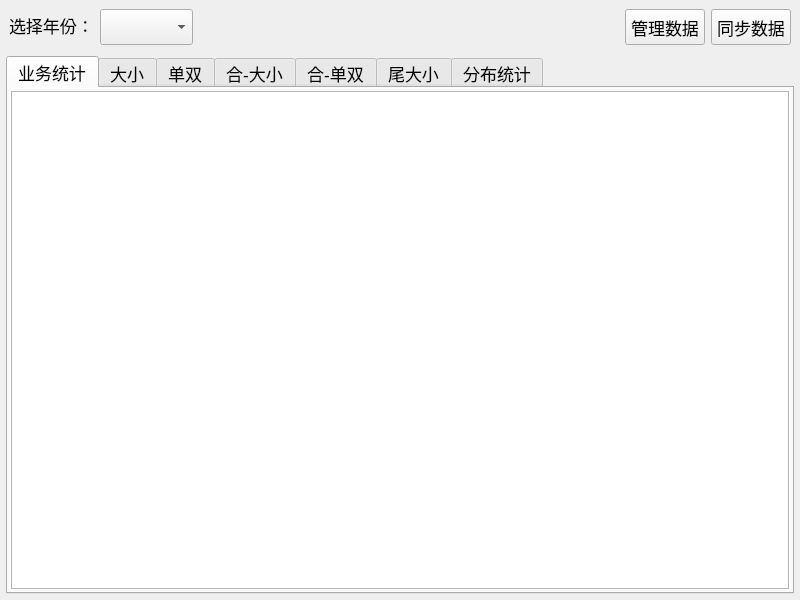
<?xml version="1.0" encoding="UTF-8"?>
<ui version="4.0">
 <class>MainWindow</class>
 <widget class="QWidget" name="MainWindow">
  <property name="geometry">
   <rect>
    <x>0</x>
    <y>0</y>
    <width>800</width>
    <height>600</height>
   </rect>
  </property>
  <property name="minimumSize">
   <size>
    <width>800</width>
    <height>600</height>
   </size>
  </property>
  <property name="windowTitle">
   <string>澳门六合彩-过三关v1.0</string>
  </property>
  <layout class="QVBoxLayout" name="verticalLayout">
   <property name="spacing">
    <number>0</number>
   </property>
   <property name="leftMargin">
    <number>0</number>
   </property>
   <property name="topMargin">
    <number>0</number>
   </property>
   <property name="rightMargin">
    <number>0</number>
   </property>
   <property name="bottomMargin">
    <number>0</number>
   </property>
   <item>
    <widget class="QWidget" name="widget" native="true">
     <property name="minimumSize">
      <size>
       <width>0</width>
       <height>50</height>
      </size>
     </property>
     <property name="maximumSize">
      <size>
       <width>16777215</width>
       <height>50</height>
      </size>
     </property>
     <property name="styleSheet">
      <string notr="true"/>
     </property>
     <layout class="QHBoxLayout" name="horizontalLayout">
      <item>
       <widget class="QLabel" name="label">
        <property name="font">
         <font>
          <pointsize>13</pointsize>
         </font>
        </property>
        <property name="text">
         <string>选择年份：</string>
        </property>
       </widget>
      </item>
      <item>
       <widget class="QComboBox" name="cbYear">
        <property name="minimumSize">
         <size>
          <width>0</width>
          <height>36</height>
         </size>
        </property>
        <property name="font">
         <font>
          <pointsize>13</pointsize>
         </font>
        </property>
       </widget>
      </item>
      <item>
       <spacer name="horizontalSpacer">
        <property name="orientation">
         <enum>Qt::Horizontal</enum>
        </property>
        <property name="sizeHint" stdset="0">
         <size>
          <width>40</width>
          <height>20</height>
         </size>
        </property>
       </spacer>
      </item>
      <item>
       <widget class="QPushButton" name="btnManageData">
        <property name="minimumSize">
         <size>
          <width>0</width>
          <height>36</height>
         </size>
        </property>
        <property name="font">
         <font>
          <pointsize>13</pointsize>
         </font>
        </property>
        <property name="text">
         <string>管理数据</string>
        </property>
       </widget>
      </item>
      <item>
       <widget class="QPushButton" name="btnSync">
        <property name="minimumSize">
         <size>
          <width>0</width>
          <height>36</height>
         </size>
        </property>
        <property name="font">
         <font>
          <pointsize>13</pointsize>
         </font>
        </property>
        <property name="text">
         <string>同步数据</string>
        </property>
       </widget>
      </item>
     </layout>
    </widget>
   </item>
   <item>
    <widget class="QWidget" name="widget_2" native="true">
     <property name="font">
      <font>
       <pointsize>13</pointsize>
      </font>
     </property>
     <property name="styleSheet">
      <string notr="true"/>
     </property>
     <layout class="QVBoxLayout" name="verticalLayout_2">
      <property name="spacing">
       <number>6</number>
      </property>
      <property name="leftMargin">
       <number>6</number>
      </property>
      <property name="topMargin">
       <number>6</number>
      </property>
      <property name="rightMargin">
       <number>6</number>
      </property>
      <property name="bottomMargin">
       <number>6</number>
      </property>
      <item>
       <widget class="QTabWidget" name="tabWidget">
        <property name="contextMenuPolicy">
         <enum>Qt::DefaultContextMenu</enum>
        </property>
        <property name="currentIndex">
         <number>0</number>
        </property>
        <widget class="QWidget" name="tab">
         <attribute name="title">
          <string>业务统计</string>
         </attribute>
         <layout class="QVBoxLayout" name="verticalLayout_3">
          <property name="spacing">
           <number>3</number>
          </property>
          <property name="leftMargin">
           <number>3</number>
          </property>
          <property name="topMargin">
           <number>3</number>
          </property>
          <property name="rightMargin">
           <number>3</number>
          </property>
          <property name="bottomMargin">
           <number>3</number>
          </property>
          <item>
           <widget class="QTableWidget" name="tb0">
            <property name="font">
             <font>
              <pointsize>13</pointsize>
             </font>
            </property>
            <property name="contextMenuPolicy">
             <enum>Qt::CustomContextMenu</enum>
            </property>
            <property name="editTriggers">
             <set>QAbstractItemView::NoEditTriggers</set>
            </property>
            <attribute name="horizontalHeaderMinimumSectionSize">
             <number>38</number>
            </attribute>
            <attribute name="horizontalHeaderDefaultSectionSize">
             <number>38</number>
            </attribute>
            <attribute name="verticalHeaderMinimumSectionSize">
             <number>38</number>
            </attribute>
            <attribute name="verticalHeaderDefaultSectionSize">
             <number>38</number>
            </attribute>
           </widget>
          </item>
         </layout>
        </widget>
        <widget class="QWidget" name="tab_2">
         <attribute name="title">
          <string>大小</string>
         </attribute>
         <layout class="QVBoxLayout" name="verticalLayout_4">
          <property name="spacing">
           <number>3</number>
          </property>
          <property name="leftMargin">
           <number>3</number>
          </property>
          <property name="topMargin">
           <number>3</number>
          </property>
          <property name="rightMargin">
           <number>3</number>
          </property>
          <property name="bottomMargin">
           <number>3</number>
          </property>
          <item>
           <widget class="QTableWidget" name="tb1">
            <property name="font">
             <font>
              <pointsize>13</pointsize>
             </font>
            </property>
            <property name="contextMenuPolicy">
             <enum>Qt::CustomContextMenu</enum>
            </property>
            <property name="editTriggers">
             <set>QAbstractItemView::NoEditTriggers</set>
            </property>
            <property name="selectionMode">
             <enum>QAbstractItemView::ExtendedSelection</enum>
            </property>
            <property name="selectionBehavior">
             <enum>QAbstractItemView::SelectItems</enum>
            </property>
            <attribute name="horizontalHeaderMinimumSectionSize">
             <number>38</number>
            </attribute>
            <attribute name="horizontalHeaderDefaultSectionSize">
             <number>38</number>
            </attribute>
            <attribute name="verticalHeaderMinimumSectionSize">
             <number>38</number>
            </attribute>
            <attribute name="verticalHeaderDefaultSectionSize">
             <number>38</number>
            </attribute>
           </widget>
          </item>
         </layout>
        </widget>
        <widget class="QWidget" name="tab_3">
         <attribute name="title">
          <string>单双</string>
         </attribute>
         <layout class="QVBoxLayout" name="verticalLayout_5">
          <property name="spacing">
           <number>3</number>
          </property>
          <property name="leftMargin">
           <number>3</number>
          </property>
          <property name="topMargin">
           <number>3</number>
          </property>
          <property name="rightMargin">
           <number>3</number>
          </property>
          <property name="bottomMargin">
           <number>3</number>
          </property>
          <item>
           <widget class="QTableWidget" name="tb2">
            <property name="font">
             <font>
              <pointsize>13</pointsize>
             </font>
            </property>
            <property name="contextMenuPolicy">
             <enum>Qt::CustomContextMenu</enum>
            </property>
            <property name="editTriggers">
             <set>QAbstractItemView::NoEditTriggers</set>
            </property>
            <property name="selectionMode">
             <enum>QAbstractItemView::ExtendedSelection</enum>
            </property>
            <attribute name="horizontalHeaderMinimumSectionSize">
             <number>38</number>
            </attribute>
            <attribute name="horizontalHeaderDefaultSectionSize">
             <number>38</number>
            </attribute>
            <attribute name="verticalHeaderMinimumSectionSize">
             <number>38</number>
            </attribute>
            <attribute name="verticalHeaderDefaultSectionSize">
             <number>38</number>
            </attribute>
           </widget>
          </item>
         </layout>
        </widget>
        <widget class="QWidget" name="tab_4">
         <attribute name="title">
          <string>合-大小</string>
         </attribute>
         <layout class="QVBoxLayout" name="verticalLayout_6">
          <property name="spacing">
           <number>3</number>
          </property>
          <property name="leftMargin">
           <number>3</number>
          </property>
          <property name="topMargin">
           <number>3</number>
          </property>
          <property name="rightMargin">
           <number>3</number>
          </property>
          <property name="bottomMargin">
           <number>3</number>
          </property>
          <item>
           <widget class="QTableWidget" name="tb3">
            <property name="font">
             <font>
              <pointsize>13</pointsize>
             </font>
            </property>
            <property name="contextMenuPolicy">
             <enum>Qt::CustomContextMenu</enum>
            </property>
            <property name="editTriggers">
             <set>QAbstractItemView::NoEditTriggers</set>
            </property>
            <property name="selectionMode">
             <enum>QAbstractItemView::ExtendedSelection</enum>
            </property>
            <attribute name="horizontalHeaderMinimumSectionSize">
             <number>38</number>
            </attribute>
            <attribute name="horizontalHeaderDefaultSectionSize">
             <number>38</number>
            </attribute>
            <attribute name="verticalHeaderMinimumSectionSize">
             <number>38</number>
            </attribute>
            <attribute name="verticalHeaderDefaultSectionSize">
             <number>38</number>
            </attribute>
           </widget>
          </item>
         </layout>
        </widget>
        <widget class="QWidget" name="tab_5">
         <attribute name="title">
          <string>合-单双</string>
         </attribute>
         <layout class="QVBoxLayout" name="verticalLayout_7">
          <property name="spacing">
           <number>3</number>
          </property>
          <property name="leftMargin">
           <number>3</number>
          </property>
          <property name="topMargin">
           <number>3</number>
          </property>
          <property name="rightMargin">
           <number>3</number>
          </property>
          <property name="bottomMargin">
           <number>3</number>
          </property>
          <item>
           <widget class="QTableWidget" name="tb4">
            <property name="font">
             <font>
              <pointsize>13</pointsize>
             </font>
            </property>
            <property name="contextMenuPolicy">
             <enum>Qt::CustomContextMenu</enum>
            </property>
            <property name="editTriggers">
             <set>QAbstractItemView::NoEditTriggers</set>
            </property>
            <property name="selectionMode">
             <enum>QAbstractItemView::ExtendedSelection</enum>
            </property>
            <attribute name="horizontalHeaderMinimumSectionSize">
             <number>38</number>
            </attribute>
            <attribute name="horizontalHeaderDefaultSectionSize">
             <number>38</number>
            </attribute>
            <attribute name="verticalHeaderMinimumSectionSize">
             <number>38</number>
            </attribute>
            <attribute name="verticalHeaderDefaultSectionSize">
             <number>38</number>
            </attribute>
           </widget>
          </item>
         </layout>
        </widget>
        <widget class="QWidget" name="tab_6">
         <attribute name="title">
          <string>尾大小</string>
         </attribute>
         <layout class="QVBoxLayout" name="verticalLayout_8">
          <property name="spacing">
           <number>3</number>
          </property>
          <property name="leftMargin">
           <number>3</number>
          </property>
          <property name="topMargin">
           <number>3</number>
          </property>
          <property name="rightMargin">
           <number>3</number>
          </property>
          <property name="bottomMargin">
           <number>3</number>
          </property>
          <item>
           <widget class="QTableWidget" name="tb5">
            <property name="font">
             <font>
              <pointsize>13</pointsize>
             </font>
            </property>
            <property name="contextMenuPolicy">
             <enum>Qt::CustomContextMenu</enum>
            </property>
            <property name="editTriggers">
             <set>QAbstractItemView::NoEditTriggers</set>
            </property>
            <property name="selectionMode">
             <enum>QAbstractItemView::ExtendedSelection</enum>
            </property>
            <attribute name="horizontalHeaderMinimumSectionSize">
             <number>38</number>
            </attribute>
            <attribute name="horizontalHeaderDefaultSectionSize">
             <number>38</number>
            </attribute>
            <attribute name="verticalHeaderMinimumSectionSize">
             <number>38</number>
            </attribute>
            <attribute name="verticalHeaderDefaultSectionSize">
             <number>38</number>
            </attribute>
           </widget>
          </item>
         </layout>
        </widget>
        <widget class="QWidget" name="tab_7">
         <property name="contextMenuPolicy">
          <enum>Qt::DefaultContextMenu</enum>
         </property>
         <attribute name="title">
          <string>分布统计</string>
         </attribute>
         <layout class="QVBoxLayout" name="verticalLayout_9">
          <property name="spacing">
           <number>3</number>
          </property>
          <property name="leftMargin">
           <number>3</number>
          </property>
          <property name="topMargin">
           <number>3</number>
          </property>
          <property name="rightMargin">
           <number>3</number>
          </property>
          <property name="bottomMargin">
           <number>3</number>
          </property>
          <item>
           <widget class="QTableWidget" name="tb7">
            <property name="contextMenuPolicy">
             <enum>Qt::CustomContextMenu</enum>
            </property>
            <property name="editTriggers">
             <set>QAbstractItemView::NoEditTriggers</set>
            </property>
           </widget>
          </item>
         </layout>
        </widget>
       </widget>
      </item>
     </layout>
    </widget>
   </item>
  </layout>
 </widget>
 <resources/>
 <connections>
  <connection>
   <sender>btnSync</sender>
   <signal>clicked()</signal>
   <receiver>MainWindow</receiver>
   <slot>doSync()</slot>
   <hints>
    <hint type="sourcelabel">
     <x>748</x>
     <y>28</y>
    </hint>
    <hint type="destinationlabel">
     <x>509</x>
     <y>-5</y>
    </hint>
   </hints>
  </connection>
  <connection>
   <sender>btnManageData</sender>
   <signal>clicked()</signal>
   <receiver>MainWindow</receiver>
   <slot>openManagerData()</slot>
   <hints>
    <hint type="sourcelabel">
     <x>570</x>
     <y>22</y>
    </hint>
    <hint type="destinationlabel">
     <x>534</x>
     <y>-14</y>
    </hint>
   </hints>
  </connection>
 </connections>
 <slots>
  <slot>doSync()</slot>
  <slot>openManagerData()</slot>
  <slot>doAddItem()</slot>
 </slots>
</ui>
